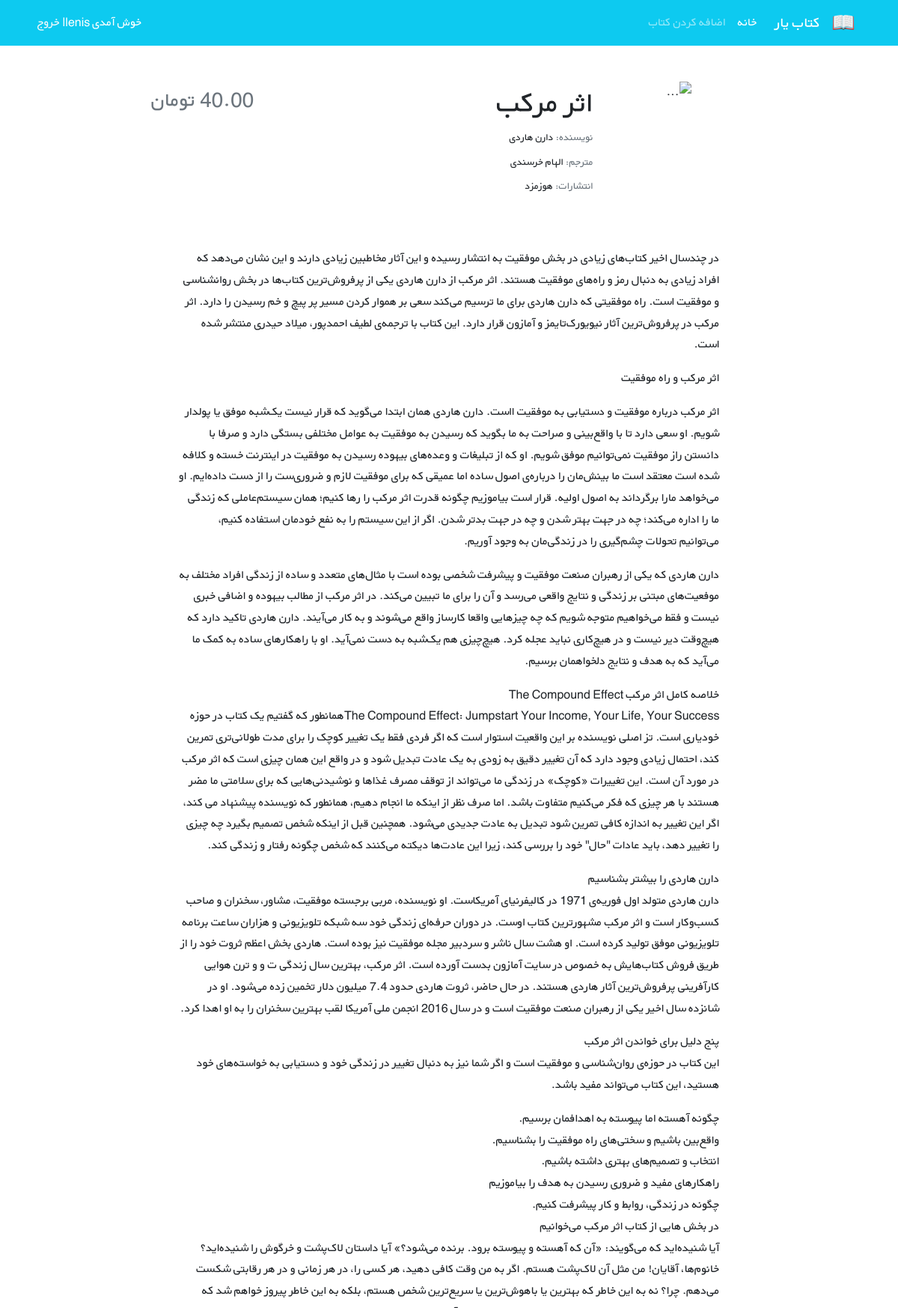
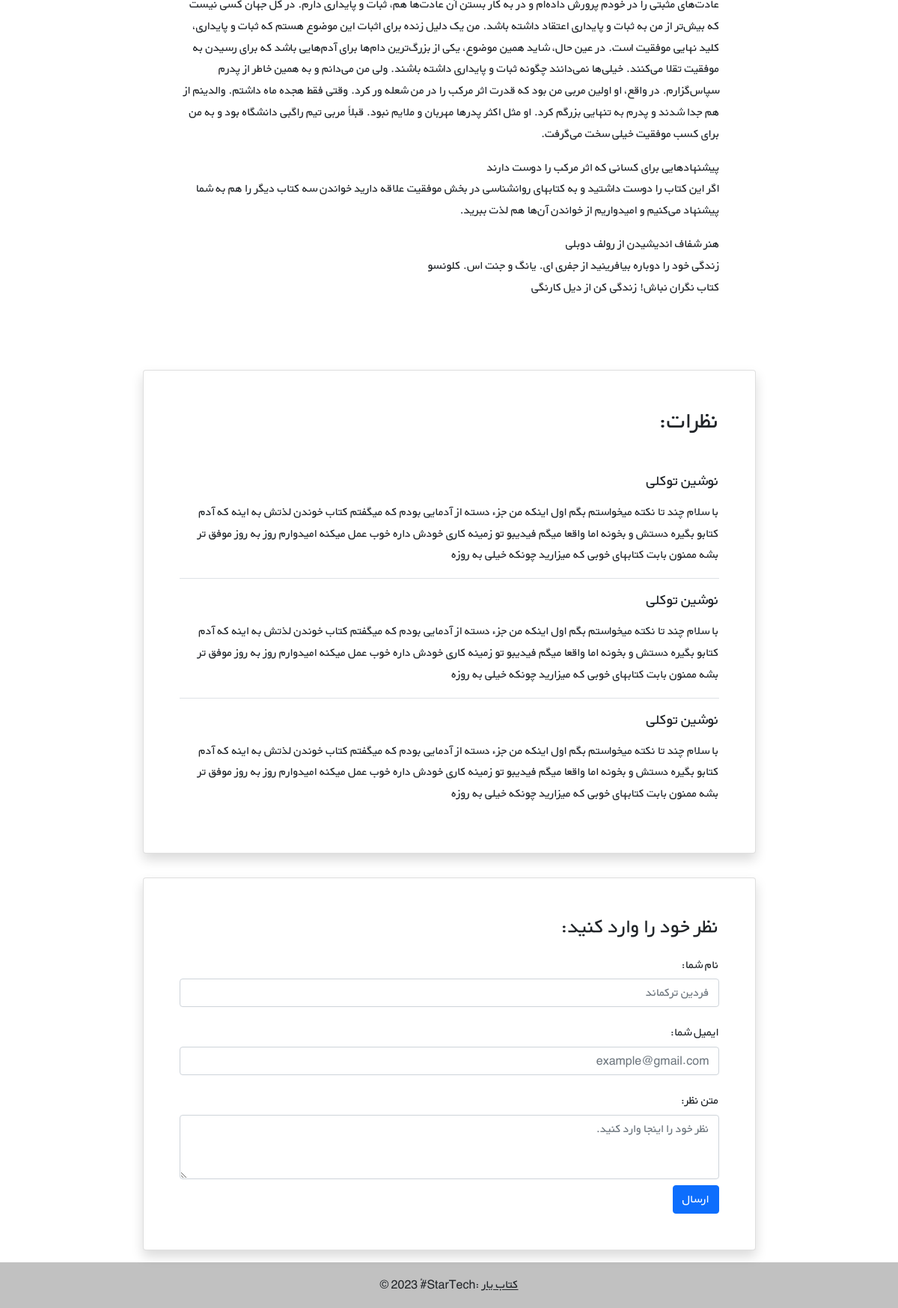
The app's page /books/7/ with its own data (2 pictures, top to bottom).
### books/models.py (models this page shows, shortened)
class Book(models.Model):
    title = models.CharField(max_length=200)
    author = models.CharField(max_length=200)
    description = models.TextField()
    price = models.DecimalField(max_digits=5, decimal_places=2)

### books/views.py (the view)
# urls.py: path('<int:pk>/', views.BookDetailView.as_view(), name='book_detail'),
class BookDetailView(generic.DetailView):
    model = Book
    template_name = 'books/book_detail.html'
    context_object_name = 'book'

### books/templates/books/book_detail.html (shortened to what this page needs)
{% extends '_base.html' %}
{% block content %}
    <div class="container mt-5" dir="rtl">
        <div class="">
            <div class="">
                <div class="d-flex justify-content-center">
                    <div class="row w-sm-75 w-100">
                        <div class="col-xs-12 col-md-3 d-flex justify-content-center">
                            <div>
                                <img src="https://newcdn.fidibo.com/images/books/65579_50411_normal.jpg"
                                     class="img-fluid rounded-start" alt="...">
                            </div>
                        </div>
                        <div class="col-xs-12 col-md-6 text-center text-md-end mt-md-1 mt-4">
                            <h1>{{ book.title}}</h1>
                            <h5 class="small my-1"><span class="text-muted">نویسنده: </span>{{ book.author }}</h5>
                            <h5 class="small my-1"><span class="text-muted">مترجم: </span>الهام خرسندی</h5>
                            <h5 class="small my-1"><span class="text-muted">انتشارات: </span>هوزمزد</h5>
                        </div>
                        <div class="col-xs-12 col-md-3 d-flex flex-column">
                            <h3 class="align-self-center pt-2 text-muted align-self-md-end">
                                {{ book.price }} تومان
                            </h3>
                        </div>
                    </div>
                </div>
                <div class="d-flex justify-content-center">
                    <div class="my-3 p-5 w-sm-75 w-100">
                        {{ book.description|linebreaks }}
                    </div>
                </div>
                <div class="d-flex justify-content-center">
                    <div class="card shadow my-3 p-5 w-sm-75 w-100">
                        <h2 class="mb-5">نظرات:</h2>
                        <div class="border-bottom mb-3">
                            <h5 class="mb-3">نوشین توکلی</h5>
                            <p>با سلام چند تا نکته میخواستم بگم اول اینکه من جزء دسته از آدمایی بودم که میگفتم کتاب
                                خوندن لذتش
                                به اینه که آدم کتابو بگیره دستش و بخونه اما واقعا میگم فیدیبو تو زمینه کاری خودش داره
                                خوب عمل
                                میکنه امیدوارم روز به روز موفق تر بشه ممنون بابت کتابهای خوبی که میزارید چونکه خیلی به
                                روزه</p>
                        </div>
                        <div class="border-bottom mb-3">
                            <h5 class="mb-3">نوشین توکلی</h5>
                            <p>با سلام چند تا نکته میخواستم بگم اول اینکه من جزء دسته از آدمایی بودم که میگفتم کتاب
                                خوندن لذتش
                                به اینه که آدم کتابو بگیره دستش و بخونه اما واقعا میگم فیدیبو تو زمینه کاری خودش داره
                                خوب عمل
                                میکنه امیدوارم روز به روز موفق تر بشه ممنون بابت کتابهای خوبی که میزارید چونکه خیلی به
                                روزه</p>
                        </div>
                        <div>
                            <h5 class="mb-3">نوشین توکلی</h5>
                            <p>با سلام چند تا نکته میخواستم بگم اول اینکه من جزء دسته از آدمایی بودم که میگفتم کتاب
                                خوندن لذتش
                                به اینه که آدم کتابو بگیره دستش و بخونه اما واقعا میگم فیدیبو تو زمینه کاری خودش داره
                                خوب عمل
                                میکنه امیدوارم روز به روز موفق تر بشه ممنون بابت کتابهای خوبی که میزارید چونکه خیلی به
                                روزه</p>
                        </div>
                    </div>
                </div>
                <div class="d-flex justify-content-center">
                    <div class="card shadow my-3 p-5 w-sm-75 w-100">
                        <h3>نظر خود را وارد کنید:</h3>
                        <form method="POST">
                            <div class="form-group py-2">
                                <label class="py-1" for="author_name">نام شما:</label>
                                <input type="text" class="form-control" placeholder="فردین ترکماند" name="author_name">
                            </div>
                            <div class="form-group py-2">
                                <label class="py-1" for="email">ایمیل شما:</label>
                                <input type="email" class="form-control" placeholder="example@gmail.com" name="email">
                            </div>
                            <div class="form-group py-2">
                                <label class="py-1" for="comment_text">متن نظر:</label>
                                <textarea class="form-control" name="text" rows="3"
                                          placeholder="نظر خود را اینجا وارد کنید."></textarea>
                            </div>
                            <button type="submit" class="btn btn-primary">ارسال</button>
                        </form>
                    </div>
                </div>
            </div>
        </div>
    </div>
{% endblock %}

### templates/_base.html (shortened to what this page needs)
{% load static %}
<!DOCTYPE HTML PUBLIC "-//W3C//DTD HTML 4.01//EN" "http://www.w3.org/TR/html4/strict.dtd">
<html lang="en">
<head>
    <link href="https://cdn.jsdelivr.net/npm/bootstrap@5.1.3/dist/css/bootstrap.min.css" rel="stylesheet"
>
    <link rel="stylesheet" href="{% static 'css/style.css' %}">
</head>
<body>
<nav class="navbar navbar-expand-lg navbar-dark bg-info" dir="rtl">
    <div class="container">
        <a class="navbar-brand" href="#">
            <img src="icons/book.png" alt="" height="30"
                 class="d-inline-block align-text-top">
        </a>
        <a class="navbar-brand mx-3" href="#">کتاب یار</a>
        <div class="collapse navbar-collapse" id="navbarNavAltMarkup">
            <div class="navbar-nav">
                <a class="nav-link active" aria-current="page" href="{% url 'book_list' %}">خانه</a>
                <a class="nav-link" href="{% url 'book_create' %}">اضافه کردن کتاب</a>
            </div>
        </div>
        <div class="mx-2 text-white">خوش آمدی lenis| <a class="link-light text-decoration-none" href="#">خروج</a>
        </div>
    </div>
</nav>
<div class="container">
    {% block content %}
    {% endblock %}
</div>
<footer class="text-center text-white" style="background-color: #f1f1f1;">
    <div class="text-center text-dark p-3" style="background-color: rgba(0, 0, 0, 0.2);">
        © 2023 ُ#StarTech:
        <a class="text-dark" href="#">کتاب یار</a>
    </div>
</footer>
</body>
</html>

### static/css/style.css (style rules this page uses)
* { font-family: 'BYekan', sans-serif; line-height: 1.8rem; }
@media (min-width: 576px) { .w-sm-75 { width: 75%!important; } }

### records on screen
Book: title "اثر مرکب", author "دارن هاردی", description "در چندسال اخیر کتاب‌های زیادی در بخش موفقیت به انتشار رسیده و این آثار مخاطبین زیادی دارند و این نشان می‌دهد که افراد زیادی به دنبال رمز و راه‌های موفقیت هستند. اثر مرکب از دارن هاردی یکی از پرفروش‌ترین کتاب‌ها در بخش روانشناسی و موفقیت است. راه موفقیتی که دارن هاردی برای ما ترسیم می‌کند سعی بر هموار کردن مسیر پر پیچ و خم رسیدن را دارد. اثر مرکب در پرفروش‌ترین آثار نیویورک‌تایمز و آمازون قرار دارد. این کتاب با ترجمه‌ی لطیف احمدپور، میلاد حیدری منتشر شده است. اثر مرکب و راه موفقیت اثر مرکب درباره موفقیت و دستیابی به موفقیت ااست. دارن هاردی همان ابتدا می‌گوید که قرار نیست یک‌شبه موفق یا پولدار شویم. او سعی دارد تا با واقع‌بینی و صراحت به ما بگوید که رسیدن به موفقیت به عوامل مختلفی بستگی دارد…"
